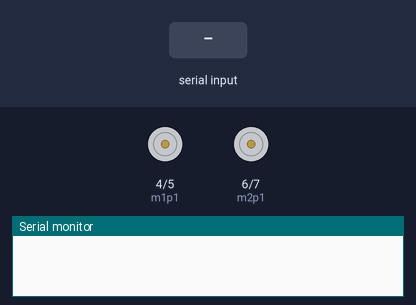
Simulated run of this sketch. Board: Arduino Uno, built with avr-gcc and run on an emulated ATmega328P. Parts: motor-driver pin pairs drawn as motors (green arrow = first pin HIGH = forward, orange = second pin HIGH = backward, longer = more drive, scaled by the enable pin), the last lines printed to the serial monitor. The inputs (shaded band) are chosen by the test bench.

Above: at 1.2 s.
1.3 s: "forward" received over the second serial link
At 2.8 s:
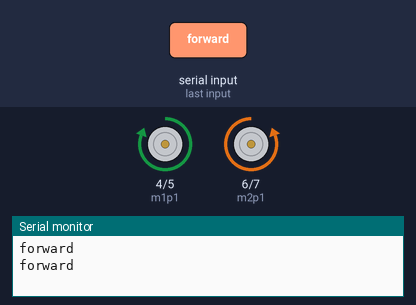
3.8 s: "back" received over the second serial link
At 6.3 s:
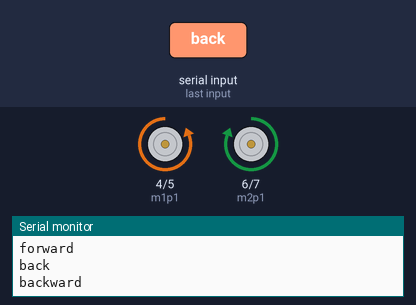
6.8 s: "right" received over the second serial link
At 8.6 s:
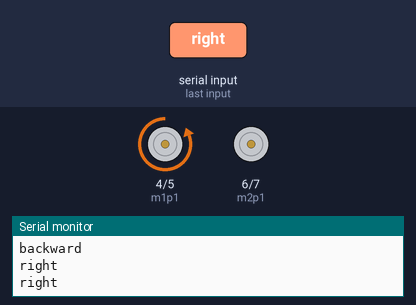
9.8 s: "left" received over the second serial link
At 12.1 s:
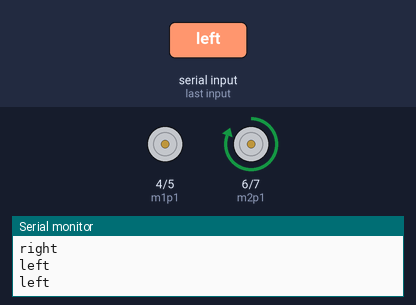
Timing chart, 0 to 13.6 s (numbered marks = the images above; inputs shaded):
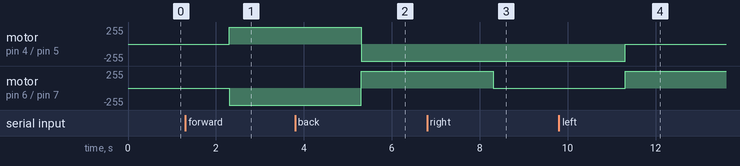

The sketch:

Voice_controllled_-_Dabble_car-_bluetooth.ino
```cpp
#define CUSTOM_SETTINGS
#define INCLUDE_TERMINAL_MODULE
#include <Dabble.h>
String serial = "";
String terminal = "";
bool df = 0;

int ena = 9;
int m1p1 = 4;
int m1p2 = 5;

int enb = 10;
int m2p1 = 6;
int m2p2 = 7;

void setup()
{
  pinMode(ena, OUTPUT);
  pinMode(enb, OUTPUT);
  pinMode(m1p1, OUTPUT);
  pinMode(m1p2, OUTPUT);
  pinMode(m2p1, OUTPUT);
  pinMode(m2p2, OUTPUT);

  Serial.begin(9600);
  Dabble.begin(9600);
}
void loop()
{
  Dabble.processInput();

  if (Terminal.available())
  {
    while (Terminal.available() != 0)
    {
      Dabble.processInput();
      terminal = Terminal.readString();
      Serial.println(terminal);
      Terminal.println("received");

      if (terminal == "forward" || terminal == "Forward")
      {
         Dabble.processInput();
        Serial.println("forward");
        digitalWrite(m1p1, HIGH);
        digitalWrite(m1p2, LOW);
        digitalWrite(m2p1, LOW);
        digitalWrite(m2p2, HIGH);
        analogWrite(ena, 255);
        analogWrite(enb, 255);
        delay(2000);
      }
      if (terminal == "back" || terminal == "Back" )
      {
         Dabble.processInput();
        Serial.println("backward");
        digitalWrite(m1p1, LOW);
        digitalWrite(m1p2, HIGH);
        digitalWrite(m2p1, HIGH);
        digitalWrite(m2p2, LOW);
        analogWrite(ena, 255);
        analogWrite(enb, 255);
        delay(2000);
      }
      if (terminal == "right" || terminal == "Right" )
      {
        Serial.println("right");
        digitalWrite(m1p1, LOW);
        digitalWrite(m1p2, HIGH);
        digitalWrite(m2p1, LOW);
        digitalWrite(m2p2, LOW);
        analogWrite(ena, 255);
        analogWrite(enb, 0);
        delay(2000);
      }
      if (terminal == "left" || terminal == "Left")
      {
        Serial.println("left");
        digitalWrite(m1p1, LOW);
        digitalWrite(m1p2, LOW);
        digitalWrite(m2p1, HIGH);
        digitalWrite(m2p2, LOW);
        analogWrite(ena, 0);
        analogWrite(enb, 255);
        delay(2000);
      }
      if (terminal == "stop" || terminal == "Stop")
      {
        Serial.println("Stop");
        digitalWrite(m1p1, LOW);
        digitalWrite(m1p2, LOW);
        digitalWrite(m2p1, LOW);
        digitalWrite(m2p2, LOW);
        analogWrite(ena, 0);
        analogWrite(enb, 0);
      }
      terminal="";

    }
  }
}
```

Measured:
- after the input at 1.3 s, motor on pin 4 (m1p1) / pin 5 (m1p2): stopped → forward 255/255 after 1.0 s; motor on pin 6 (m2p1) / pin 7 (m2p2): stopped → backward 255/255 after 1.0 s
- after the input at 3.8 s, motor on pin 4 (m1p1) / pin 5 (m1p2): forward 255/255 → backward 255/255 after 1.5 s; motor on pin 6 (m2p1) / pin 7 (m2p2): backward 255/255 → forward 255/255 after 1.5 s
- after the input at 6.8 s, motor on pin 6 (m2p1) / pin 7 (m2p2): forward 255/255 → stopped after 1.5 s
- after the input at 9.8 s, motor on pin 4 (m1p1) / pin 5 (m1p2): backward 255/255 → stopped after 1.5 s; motor on pin 6 (m2p1) / pin 7 (m2p2): stopped → forward 255/255 after 1.5 s
